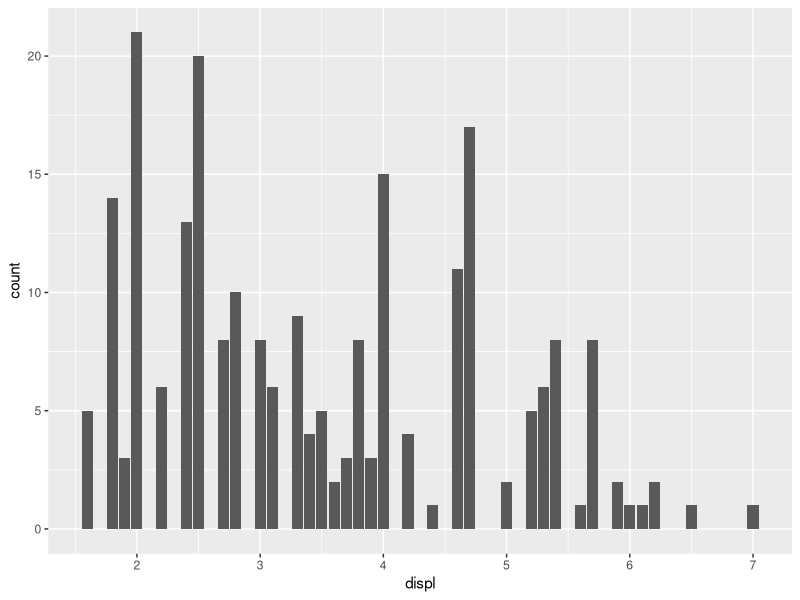
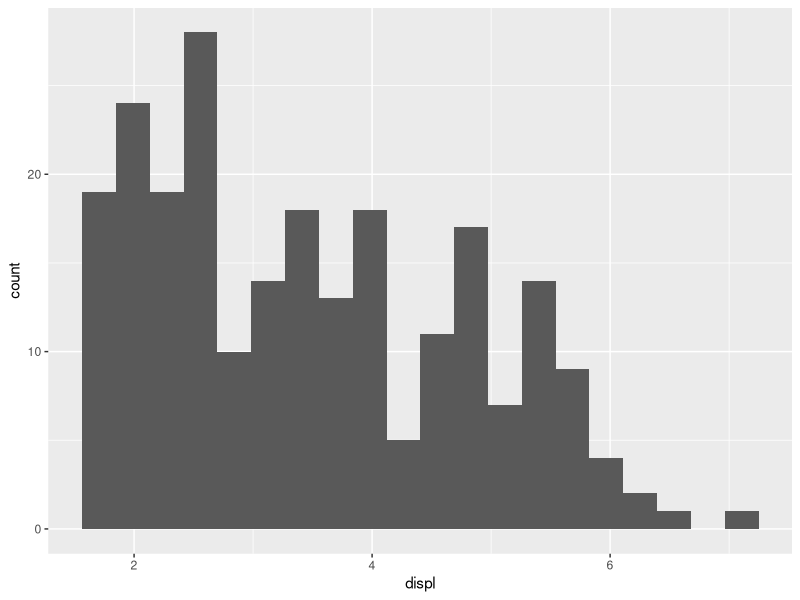
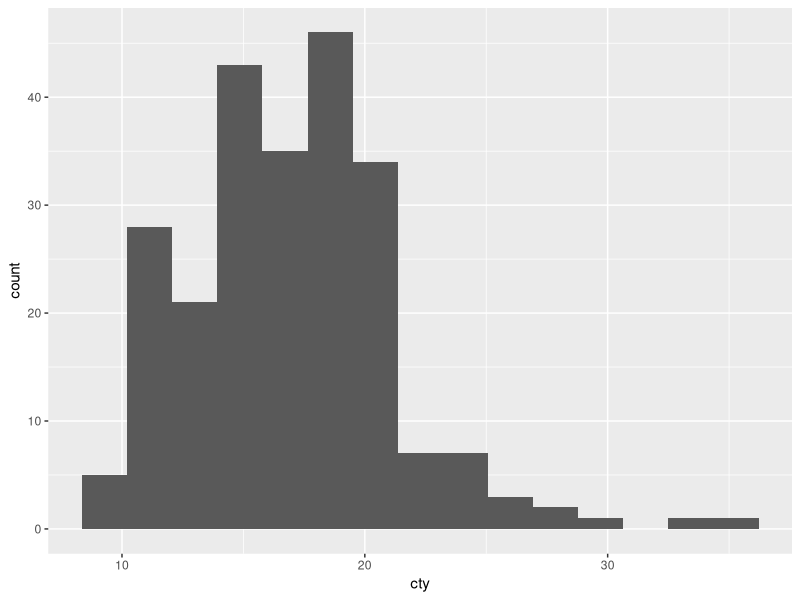
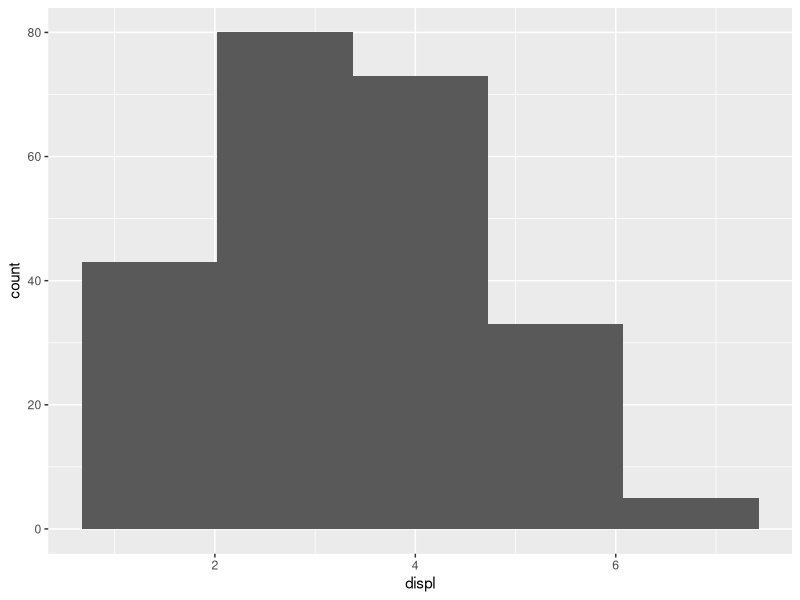
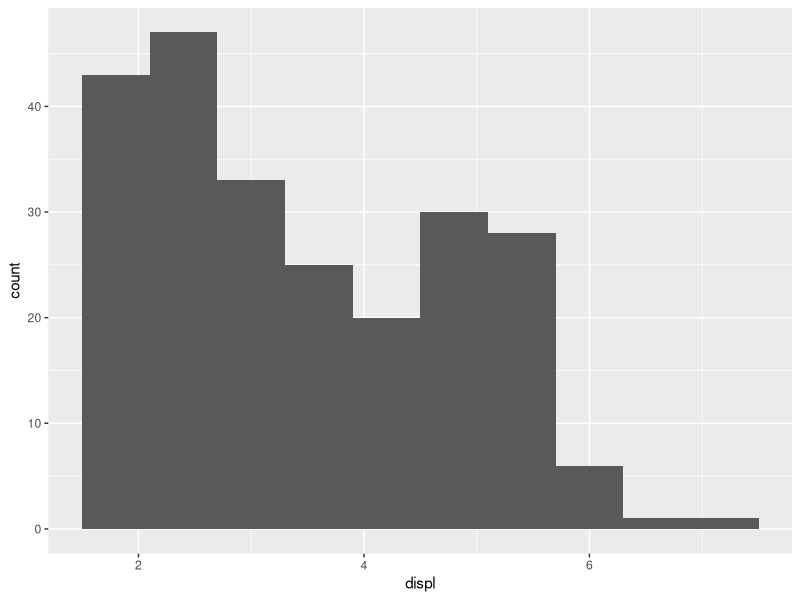
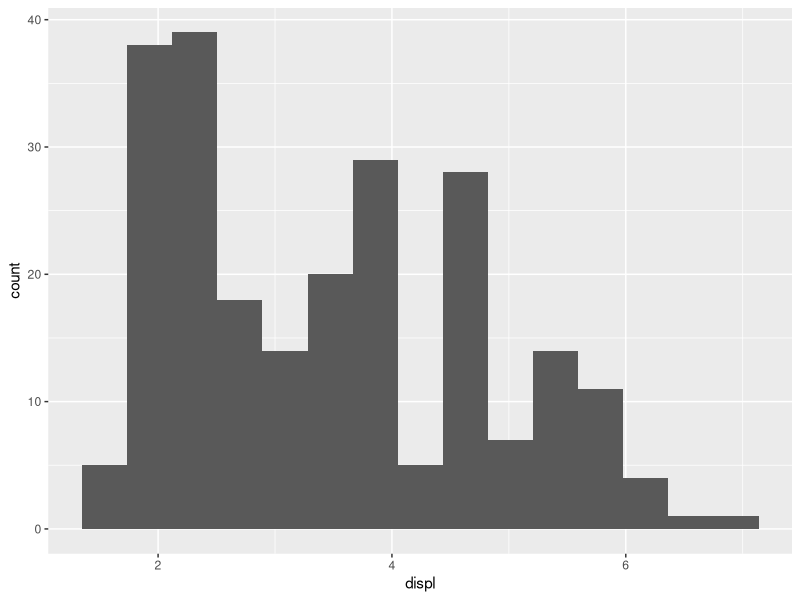
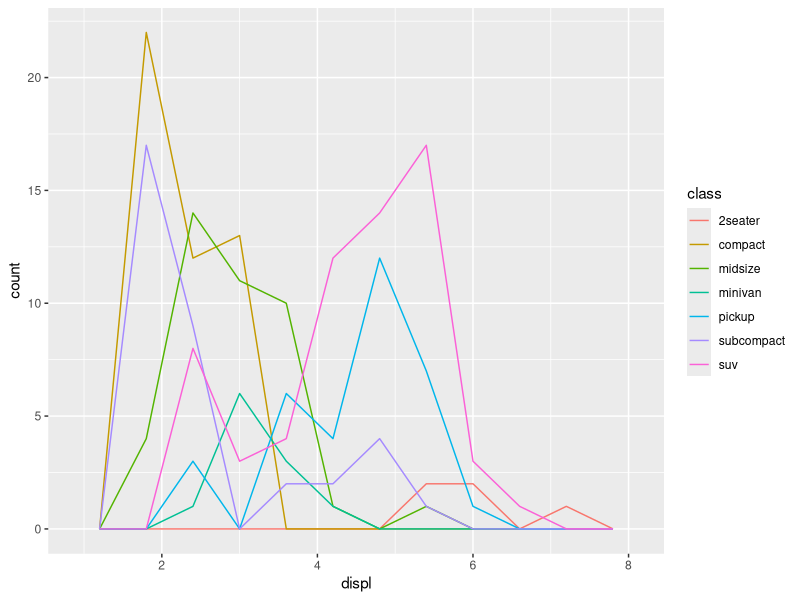
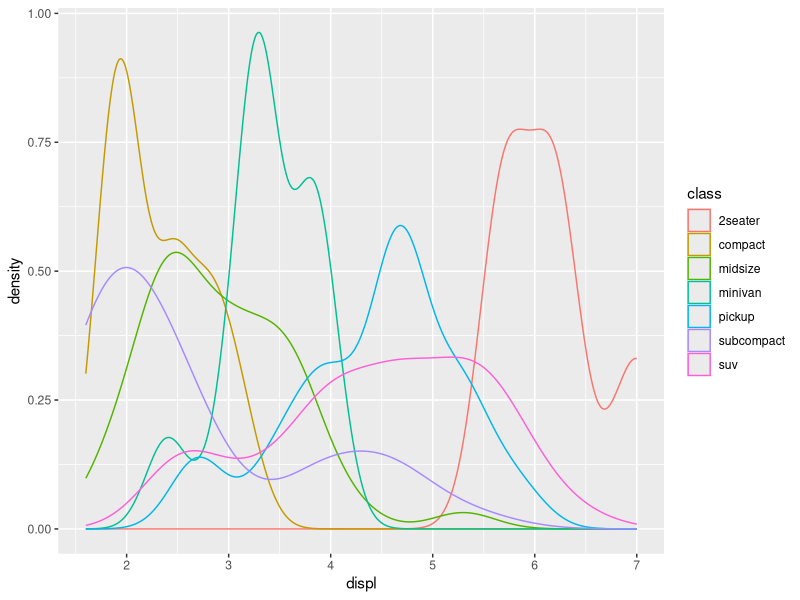

Here is the R script that generated these plots, in order:
## ---- chunk 1
# knitr options
knitr::opts_chunk$set(echo = TRUE)
## ---- chunk 2
library(tidyverse)
## ---- chunk 3
## NOTE: No need to modify
mpg %>%
  ggplot(aes(displ)) +
  geom_bar()
## ---- chunk 4
## NOTE: No need to modify
mpg %>%
  ggplot(aes(displ)) +
  geom_histogram(bins = 20)
## ---- chunk 5
## TASK: Make a histogram of
mpg %>%
  ggplot(aes(cty)) + 
  geom_histogram(bins = 15)
## ---- chunk 6
## NOTE: No need to modify
mpg %>%
  ggplot(aes(displ)) +
  geom_histogram(bins = 5)
## ---- chunk 7
## NOTE: No need to modify
mpg %>%
  ggplot(aes(displ)) +
  geom_histogram(bins = 10)
## ---- chunk 8
## NOTE: No need to modify
mpg %>%
  ggplot(aes(displ)) +
  geom_histogram(bins = 15)
## ---- chunk 9
## NOTE: No need to modify
mpg %>%
  ggplot(aes(displ, color = class)) +
  geom_freqpoly(bins = 10)
## ---- chunk 10
## NOTE: No need to modify
mpg %>%
  ggplot(aes(displ, color = class)) +
  geom_density()
## ---- chunk 11
## NOTE: No need to modify
mpg %>%
  ggplot(aes(cty, color = class)) +
  geom_freqpoly(bins = 10)
## ---- chunk 12
## NOTE: No need to modify
mpg %>%
  ggplot(aes(cty, color = class)) +
  geom_density()
## ---- chunk 13
mpg %>%
  ggplot(aes(cty, color = class)) +
  geom_density() + 
  facet_wrap(~ class, scales = "free_y")
## ---- chunk 14
## TODO: Run this chunk; play with differnet bin widths
diamonds %>%
  filter(carat < 1.1) %>%

  ggplot(aes(carat)) +
  geom_histogram(binwidth = 0.01, boundary = 0.005) +
  scale_x_continuous(
    breaks = seq(0, 1, by = 0.1)

  )
